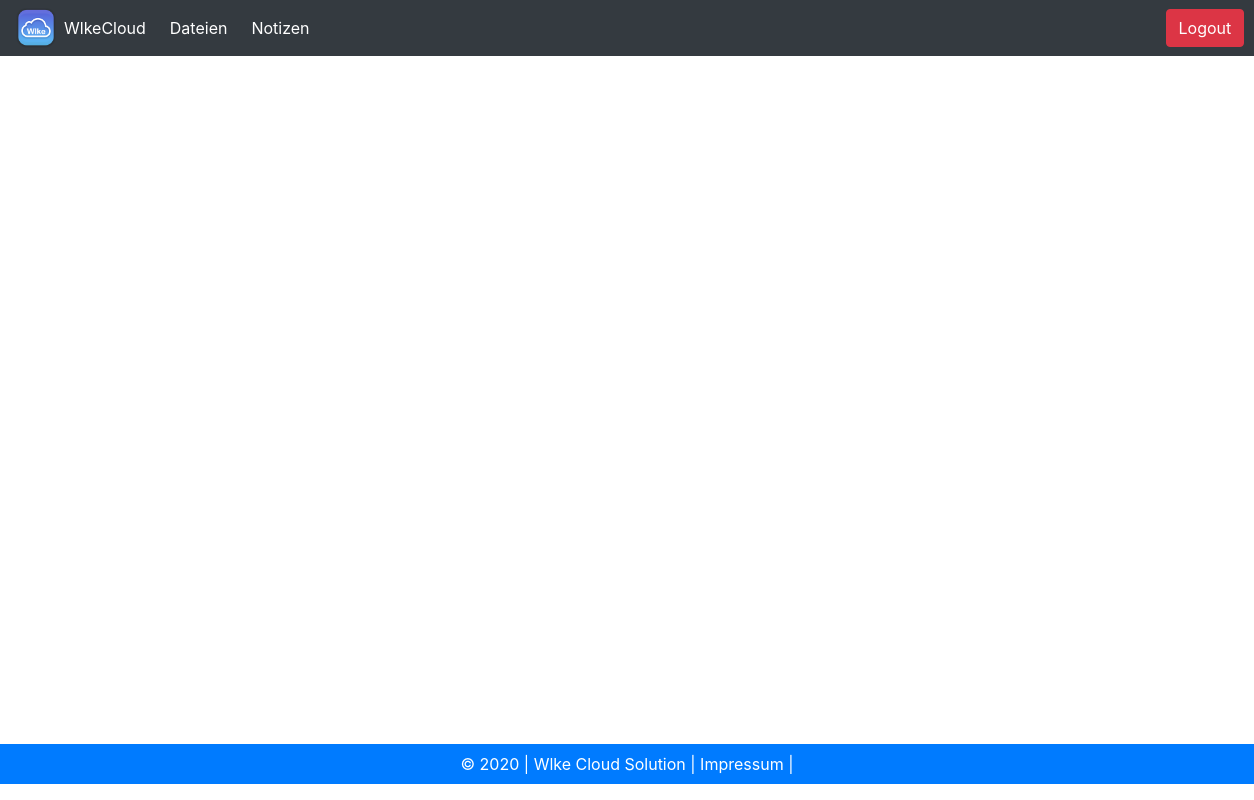
The page /notes/edit/39/ (signed in) on the database as committed earlier.
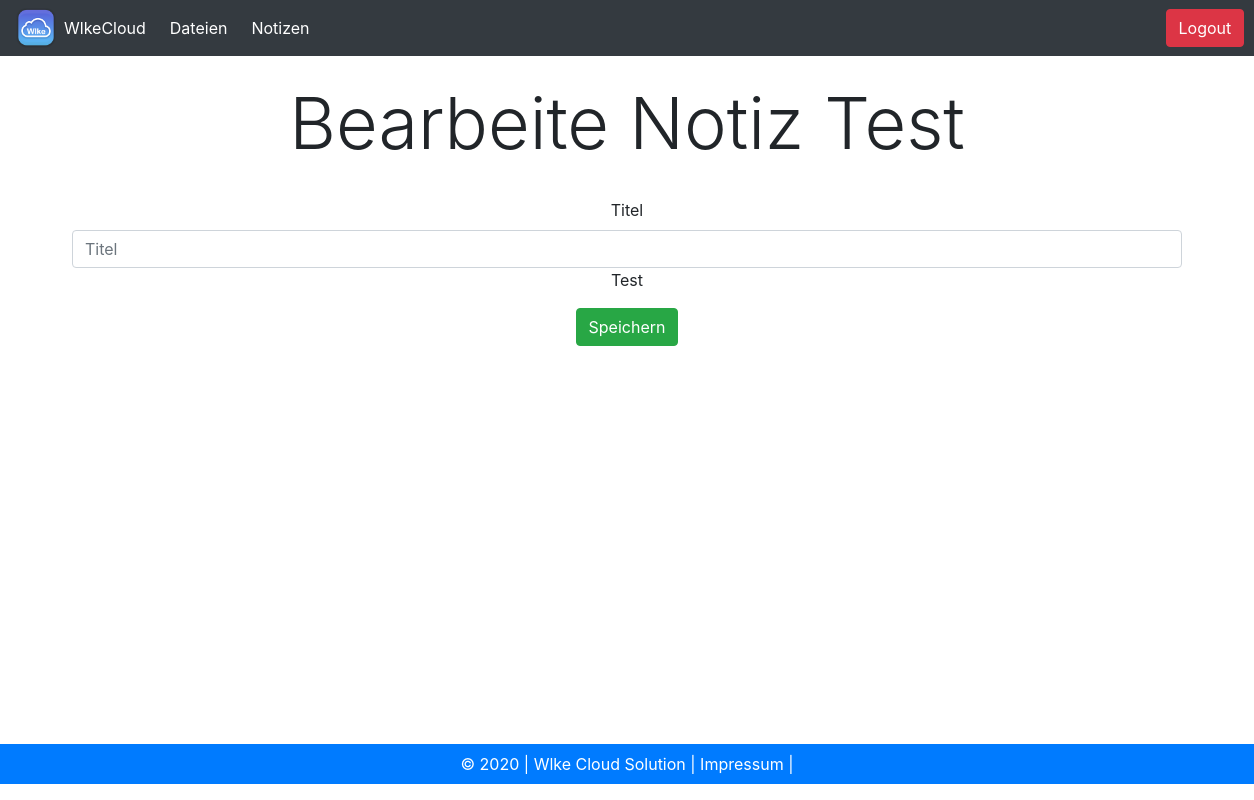
The same page on the database as committed later.
### notes/models.py (models this page shows, shortened)
class Notiz(models.Model):
    benutzer = models.ForeignKey(
        User, on_delete=models.CASCADE, related_name="notiz", null=True)
    titel = models.CharField(max_length=200)
    body = models.TextField()
    archived = models.BooleanField(default=False)
    class Meta:
        verbose_name_plural = 'Notizen'

### notes/views.py (the view)
# urls.py: path('edit/<int:note_id>/', views.edit),
def edit(request, note_id):
    frontend_data = {'note_id': note_id}
    return render(request, "notes/notes_edit.html", frontend_data)

### templates/notes/notes_edit.html (shortened to what this page needs)
{% extends 'base_storage.html' %} {% block titel %}Bearbeite Notiz{% endblock %}
{% block content %}
<br>
{% for note in user.notiz.all %}
    {% if note.id == note_id %}
        <h1 class="text-center display-3 mx-auto">Bearbeite Notiz {{note.titel}}</h1>
        <br>
        <form method="POST" class="text-center mx-auto">
            <div class="form-group">
                <label for="note-titel">Titel</label>
                <input type="text" class="form-control" placeholder="Titel" name="note-titel"  id="note-titel">{{note.titel}}</input>
                <br>
                <button type="submit" class="btn btn-success mt-3 mr-2 ml-2 mb-2" >Speichern</button>
            </div>
        </form>
    {% endif %}
{% endfor %}
{% endblock %}

Rows that differ between the two databases and show on the page:
added Notiz: titel "Test"
